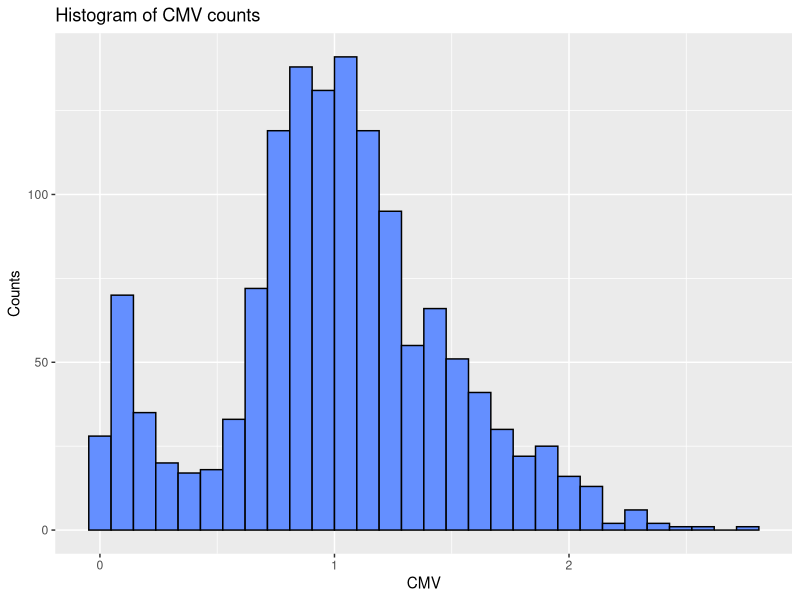
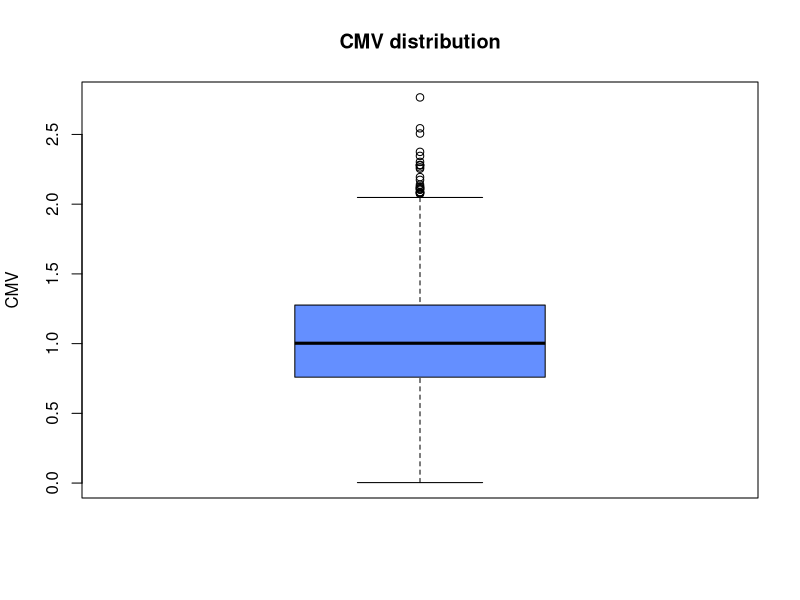
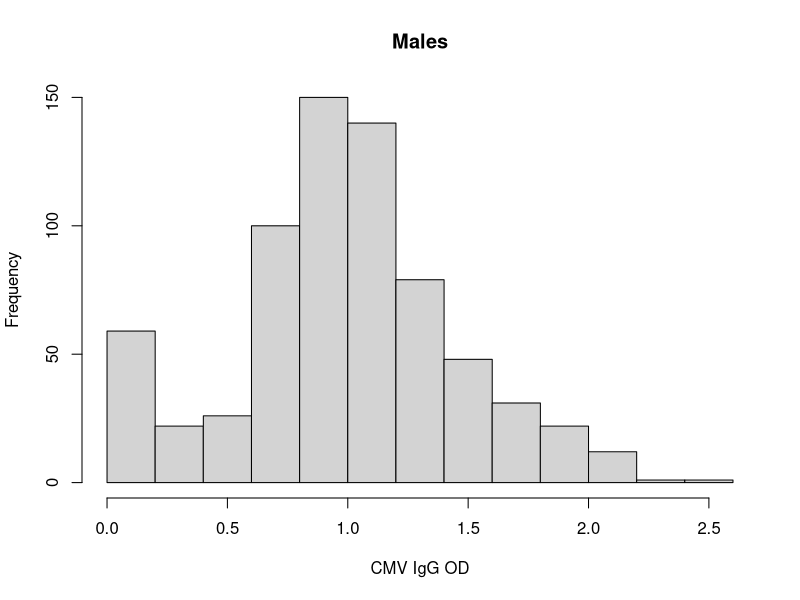
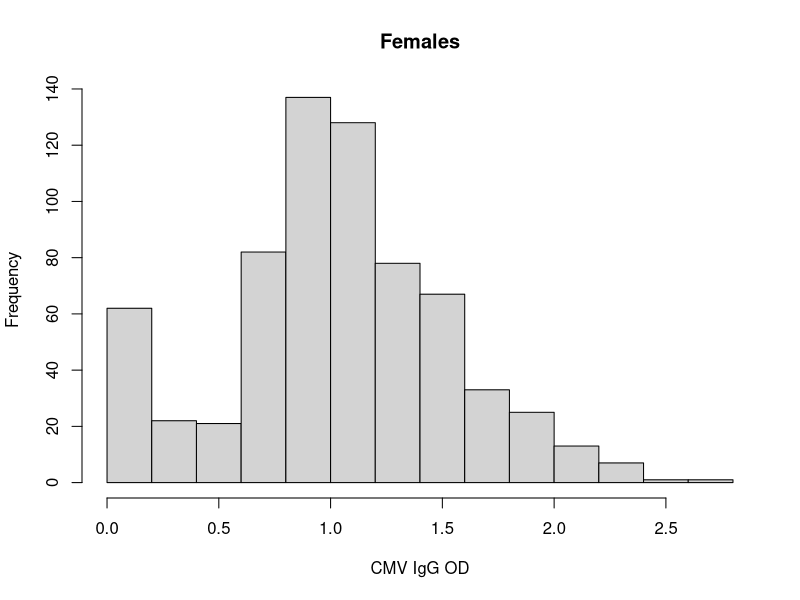
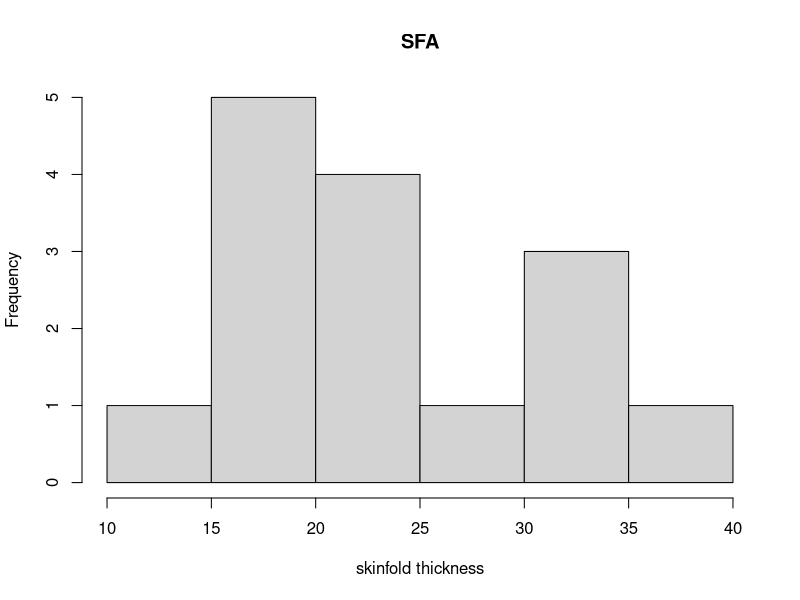
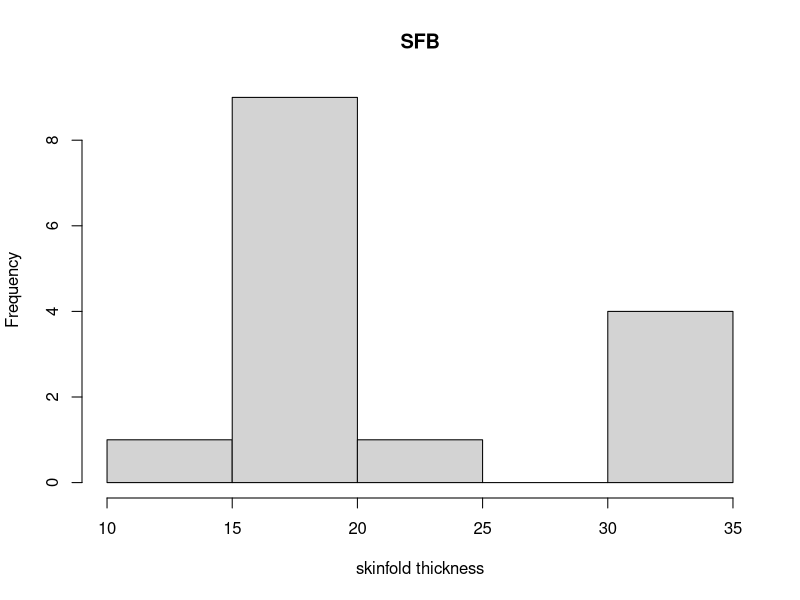

These figures' R source, in order:
# Non-Parametric Methods Practical Week 5 (Comparing 2 Means)
# 27/10/2025
# Non-parametric methods are statistical methods for data that are non-normally distributed

###################################
# library calls

library(rio)
library(dplyr)
library(ggplot2)

###################################
# global variables

setwd("~/Desktop/steph-r-lshtm")
cmv_set <- read.csv("raw_STEPH_data/CMV_data.csv")
non_par <- read.csv("raw_STEPH_data/nonparametric.csv")

###################################
# script

# EXPLORING THE DATA

head(cmv_set)
summary(cmv_set)

# Q1. What is the mean level of CMV and standard deviation in this population?

mean(cmv_set$cmv)
sd(cmv_set$cmv)

# the mean cmv is 1.005588, and the sd is 0.4805313

# Q2. Does the distribution of CMV levels follow a Normal distribution?

ggplot(cmv_set, aes(x=cmv)) +
  geom_histogram(color = "black", fill = "#648FFF") +
  xlab("CMV") +
  ylab("Counts") +
  ggtitle("Histogram of CMV counts")

# ggplot(cmv_set, aes(x=cmv)) +
#   geom_boxplot(color = "black", fill = "#648FFF") +
#   xlab("CMV") +
#   ggtitle("Histogram of CMV counts") +
#   coord_flip()

# or boxplot in base r

boxplot(cmv_set$cmv, col="#648FFF" , ylab="CMV", title = "CMV counts", main = "CMV distribution")

# by looking at a histogram, is it clear that the data are non-normally distributed

# Q3. Given your response to the above question, how might you better summarize the CMV data? 
# Run an appropriate R command to find out these summary statistics.

median(cmv_set$cmv) # less volatile than the mean
IQR(cmv_set$cmv) # gives us the range of the values b/w the 25th and 75th percentile of observations

# TESTING FOR DIFFERENCES

cmv_set |>
  filter(sex=="Male") |>
  pull(cmv) |> 
  hist(,main="Males", xlab = "CMV IgG OD")

cmv_set|>
  filter(sex=="Female") |>
  pull(cmv) |>
  hist(, main = "Females", xlab = "CMV IgG OD") 

# Q4. What are the median CMV levels in the two groups?

cmv_set %>%
  filter(sex == "Male") %>%
  summarize(median_cmv_male = median(cmv, na.rm = TRUE))

# the median CMV of males is 0.9835

cmv_set %>%
  filter(sex == "Female") %>%
  summarize(median_cmv_female = median(cmv, na.rm = TRUE))

# the median CMV of females is 1.0165

# Q5. Looking at the histograms and the difference in medians, 
# do you think there is a different level of CMV in these two groups? 
# Have a think about the p-value you might find from a formal hypothesis test. 
# How small do you think it might be?

# by looking at the histograms and medians, 
# I think there is not a statistically significant difference
# in the medians between the two groups
# The null hypothesis would be that no such difference exists
# and the p-value would have to be very small to reject the null hypothesis
# I suspect our p-value will be large

# Wilcoxon rank sum test

wilcox.test(cmv ~ sex, data = cmv_set)

# W = 247215, p-value = 0.06844

# Q6. Interpret the p-value from this test

# the p-value is not very small (<0.05)
# this gives us little evidence to reject the null hypothesis that there is a difference 
# in cmv medians between females and males

# Q7. Is there a difference in CMV level between people with and without a TB diagnosis?

# check how many people have tb in this dataset

nrow(cmv_set[cmv_set$tb2 == "TB",])

# 17 people had tb

cmv_set %>%
  filter(tb2 == "TB") %>%
  summarize(median_cmv_tb = median(cmv, na.rm = TRUE))

# cmv in TB cases was 1.357

cmv_set %>%
  filter(tb2 == "Non TB") %>%
  summarize(median_cmv_no_tb = median(cmv, na.rm = TRUE))

# cmv in non tb cases was 0.996

wilcox.test(cmv ~ tb2, data = cmv_set)

# the null hypothesis was that there is no difference in the median cmv of those diagnoses with TB and those without TB
# p-value = 0.001477, meaning that there is strong evidence to reject this null hypothesis.
# However, due to the sample size being 17 in the TB group, this data are prone to sampling error
# further data collection is required to provide more robust results

# TESTING A SINGLE SAMPLE

# running a one-sample Wilcoxon signed-rank test, 
# where the designated comparison value mu is pre-determined (it's 1 in this case)

wilcox.test(cmv_set$cmv, mu = 1)

# V = 472734, p-value = 0.7207
# meaning that there is little evidence to reject the null hypothesis that the cmv is equal to 1

# A researcher is interested in the blood pressure of people with TB, 
# and wants to use your dataset to check her hypothesis that people with TB have an average systolic blood pressure of 120. 
# Filter out the  17 people with a TB diagnosis in these data, 
# look at the distribution of SBP among them, and run an appropriate test of her hypothesis.

cmv_set %>%
  filter(tb2 == "TB") %>%
  summarize(median_sbp_tb = median(sbp, na.rm = TRUE))

# median sbp in TB group is 130

cmv_set %>%
  filter(tb2 == "Non TB") %>%
  summarize(median_sbp_no_tb = median(sbp, na.rm = TRUE))

# median sbp is 120.25 in non TB group (not important here, just cool to know)

wilcox.test(cmv_set$sbp, mu = 120)

# V = 88213, p-value = 0.06914

# Q8. Write a short paragraph, of the sort you might email to her, to describe the data, 
# explain the test you have performed (and why), and to interpret the result.

# The hypothesis that the median sbp of patients with TB equals 120 
# was not supported by the Wilcoxon signed rank test. 
# The test yielded a p-value of 0.06914
# which gives strong evidence to reject your hypothesis

# PARIED DATA

# make histogram

hist(non_par$sfa, bins = 10, main = "SFA", xlab = "skinfold thickness")
hist(non_par$sfb, bins = 10, main = "SFB", xlab = "skinfold thickness")

# apply Wilcoxon Signed Rank test for paired data

wilcox.test(non_par$sfa, non_par$sfb, paired = TRUE) 

# p-value = 0.002625
# meaning that there is strong evidence to reject the null hypothesis that the two groups are equal
# there is strong evidence that there is a difference in the way the two observers measure skinfolds

# Q9. For comparison, run a t-test. What do you conclude?

# t.test(non_par$sfa ~ non_par$sfb) or t.test(non_par$sfa ~ non_par$sfb, var.equal = FALSE)?

t.test(non_par$sfa, non_par$sfb, paired = TRUE, var.equal = TRUE)

# p-value = 0.001547

t.test(non_par$sfa, non_par$sfb, paired = TRUE, var.equal = FALSE)

# p-value = 0.001547

# The p-value provides strong evidence to reject the null hypothesis that the difference in measurements is zero
# the p-value is smaller and less conservative

# something interesting to look into

?qqnorm() 

